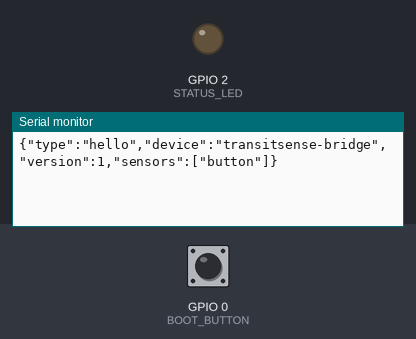
Recording of a sketch running on a simulated ESP32. Shown: output pins drawn as LEDs (lit = HIGH), the last lines printed to the serial monitor. The inputs (shaded band) are chosen by the test bench; at power-on: GPIO 0 (BOOT_BUTTON) HIGH.

Above: at 1.5 s.
1.6 s: GPIO 0 (BOOT_BUTTON) pulled LOW for 0.15 s
At 1.93 s:
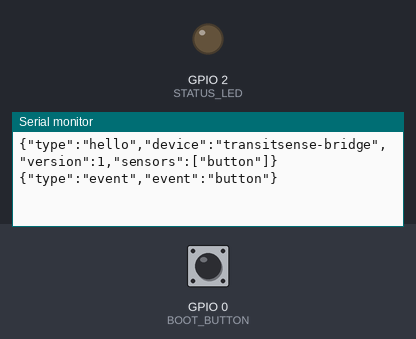
3.5 s: GPIO 0 (BOOT_BUTTON) pulled LOW for 1 s
At 5.5 s:
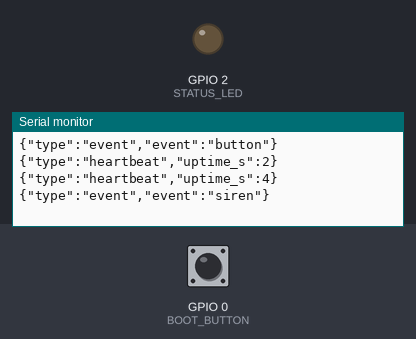
Timing chart, 0 to 7.0 s (numbered marks = the images above; inputs shaded):
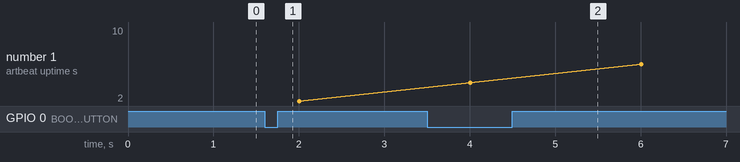

The sketch:

website_bridge.ino
```cpp
// TransitSense · Website bridge (USB serial)
// Connects an ESP32 to the TransitSense website through the browser's Web Serial API
// (Chrome or Edge on a computer): open the site, click "ESP32" in the header, pick the port.
// Board: "ESP32 Dev Module" (Arduino-ESP32 core 3.x) · Library: ArduinoJson 7
//
// Works on a bare ESP32 board:
//   BOOT button, short press -> runs the current demo's main action on the website
//   BOOT button, long press  -> dispatches the ambulance
//   Blue on-board LED         -> lights when the simulation needs attention: red warning (on),
//                                sensor fault or junction clearing (fast blink), ambulance green
//                                (on), garage full (blink), and a flash for every vehicle counted
// Optional sensors and outputs: set the switches below to 1 and wire them as in hardware/README.md.
//
// Protocol: one JSON object per line at 115200 baud.
//   ESP32 -> site: {"type":"hello"...} {"type":"event","event":"button"|"siren"|"approach"|"depart"|"vehicle"...}
//                  {"type":"fault","sensor":"lidar","active":true} {"type":"reading",...} {"type":"heartbeat"...}
//   site -> ESP32: {"cmd":"hello"} {"cmd":"flash","color":[r,g,b],"ms":200}
//                  {"cmd":"led","mode":"off|on|blink|fast","color":[r,g,b],"board":"off|on|blink|fast"}
//                  (mode/color drive the LED ring; board drives the single-colour on-board LED)

#define USE_NEOPIXEL 0   // WS2812B ring/strip on GPIO4 shows the LED colour
#define USE_TFMINI 0     // Benewake TFmini-S on GPIO16/17: approaching / departing vehicles
#define USE_QMC5883L 0   // QMC5883L (GY-271) on GPIO21/22: vehicle counting and class

#include <ArduinoJson.h>
#if USE_NEOPIXEL
#include <Adafruit_NeoPixel.h>
#endif
#if USE_QMC5883L
#include <Wire.h>
#endif

const int BOOT_BUTTON = 0, STATUS_LED = 2, PIXEL_PIN = 4, PIXEL_COUNT = 8;
const uint32_t LONG_PRESS_MS = 800, HEARTBEAT_MS = 2000, READING_MS = 250;

enum LedMode { LED_OFF, LED_ON, LED_BLINK, LED_FAST };
LedMode ledMode = LED_OFF, boardMode = LED_OFF;
uint8_t ledColor[3] = {0, 0, 0}, flashColor[3] = {255, 255, 255};
uint32_t flashUntil = 0, lastHeartbeat = 0, lastReading = 0;
#if USE_NEOPIXEL
Adafruit_NeoPixel pixels(PIXEL_COUNT, PIXEL_PIN, NEO_GRB + NEO_KHZ800);
#endif

// ---------- messages to the website ----------
void send(JsonDocument &doc) {
  serializeJson(doc, Serial);
  Serial.println();
}

void sendHello() {
  JsonDocument doc;
  doc["type"] = "hello";
  doc["device"] = "transitsense-bridge";
  doc["version"] = 1;
  JsonArray sensors = doc["sensors"].to<JsonArray>();
  sensors.add("button");
#if USE_TFMINI
  sensors.add("lidar");
#endif
#if USE_QMC5883L
  sensors.add("magnetometer");
#endif
  send(doc);
}

void sendEvent(const char *name) {
  JsonDocument doc;
  doc["type"] = "event";
  doc["event"] = name;
  send(doc);
}

// ---------- messages from the website ----------
void readColor(JsonVariantConst value, uint8_t *color) {
  JsonArrayConst rgb = value.as<JsonArrayConst>();
  if (rgb.size() == 3)
    for (int i = 0; i < 3; i++) color[i] = rgb[i].as<uint8_t>();
}

LedMode parseMode(const char *mode) {
  return !strcmp(mode, "on") ? LED_ON : !strcmp(mode, "blink") ? LED_BLINK : !strcmp(mode, "fast") ? LED_FAST : LED_OFF;
}

void handleCommand(const char *line) {
  JsonDocument doc;
  if (deserializeJson(doc, line)) return;
  const char *cmd = doc["cmd"] | "";
  if (!strcmp(cmd, "hello")) {
    sendHello();
  } else if (!strcmp(cmd, "led")) {
    ledMode = parseMode(doc["mode"] | "off");
    boardMode = parseMode(doc["board"] | (doc["mode"] | "off"));
    readColor(doc["color"], ledColor);
  } else if (!strcmp(cmd, "flash")) {
    readColor(doc["color"], flashColor);
    flashUntil = millis() + (doc["ms"] | 200);
  }
}

void readHost() {
  static char line[256];
  static size_t length = 0;
  while (Serial.available()) {
    char c = Serial.read();
    if (c == '\n' || c == '\r') {
      if (length) {
        line[length] = 0;
        handleCommand(line);
        length = 0;
      }
    } else if (length < sizeof(line) - 1) {
      line[length++] = c;
    }
  }
}

// ---------- outputs ----------
bool isLit(LedMode mode, uint32_t now) {
  return mode == LED_ON || (mode == LED_BLINK && (now / 400) % 2 == 0) || (mode == LED_FAST && (now / 120) % 2 == 0);
}

void showLed() {
  static int lastState = -1;
  uint32_t now = millis();
  bool flashing = now < flashUntil;
  const uint8_t *color = flashing ? flashColor : ledColor;
  bool lit = flashing || isLit(ledMode, now), boardLit = flashing || isLit(boardMode, now);
  int state = (lit ? (color[0] << 16 | color[1] << 8 | color[2]) : 0) * 2 + boardLit;
  if (state == lastState) return;
  lastState = state;
  digitalWrite(STATUS_LED, boardLit ? HIGH : LOW);
#if USE_NEOPIXEL
  pixels.fill(lit ? pixels.Color(color[0], color[1], color[2]) : 0);
  pixels.show();
#endif
}

// ---------- BOOT button ----------
void readButton() {
  static bool wasDown = false, longSent = false;
  static uint32_t downAt = 0;
  bool down = digitalRead(BOOT_BUTTON) == LOW;
  uint32_t now = millis();
  if (down && !wasDown) { downAt = now; longSent = false; }
  if (down && !longSent && now - downAt >= LONG_PRESS_MS) { longSent = true; sendEvent("siren"); }
  if (!down && wasDown && !longSent && now - downAt >= 30) sendEvent("button");
  wasDown = down;
}

// ---------- optional: TFmini-S LiDAR ----------
#if USE_TFMINI
const int LIDAR_RX = 16, LIDAR_TX = 17;
const float MOVING_MS = 0.8;   // closing (+) or opening (-) speed that counts as moving
uint32_t lastLidarFrame = 0, lastDistanceTime = 0;
uint16_t lastDistance = 0, currentDistance = 0;
float smoothedSpeed = 0;
int motion = 0;                // 1 approaching, -1 departing, 0 steady
bool lidarFault = false;

bool readLidar(uint16_t &distanceCm, uint16_t &strength) {
  while (Serial2.available() >= 9) {
    if (Serial2.read() != 0x59 || Serial2.peek() != 0x59) continue;
    uint8_t frame[9] = {0x59};
    Serial2.readBytes(frame + 1, 8);
    uint8_t sum = 0;
    for (int i = 0; i < 8; i++) sum += frame[i];
    if (sum != frame[8]) continue;
    distanceCm = frame[2] | (frame[3] << 8);
    strength = frame[4] | (frame[5] << 8);
    return true;
  }
  return false;
}

void updateLidar() {
  uint16_t distance, strength;
  uint32_t now = millis();
  if (readLidar(distance, strength)) {
    lastLidarFrame = now;
    bool valid = strength >= 100 && strength != 65535 && distance > 0 && distance < 1100;
    if (valid && lastDistanceTime) {
      float dt = (now - lastDistanceTime) / 1000.0;
      if (dt > 0) smoothedSpeed = 0.8 * smoothedSpeed + 0.2 * ((lastDistance - (float)distance) / 100.0 / dt);
    }
    if (valid) { lastDistance = distance; lastDistanceTime = now; currentDistance = distance; }
    else { lastDistanceTime = 0; smoothedSpeed = 0; currentDistance = 0; }
    int next = smoothedSpeed > MOVING_MS ? 1 : smoothedSpeed < -MOVING_MS ? -1 : 0;
    if (next != motion && next != 0) sendEvent(next > 0 ? "approach" : "depart");
    motion = next;
  }
  bool fault = now - lastLidarFrame > 500;
  if (fault != lidarFault) {
    lidarFault = fault;
    JsonDocument doc;
    doc["type"] = "fault";
    doc["sensor"] = "lidar";
    doc["active"] = fault;
    send(doc);
  }
}
#endif

// ---------- optional: QMC5883L magnetometer ----------
#if USE_QMC5883L
const uint8_t QMC_ADDR = 0x0D;
float baseX = 0, baseY = 0, baseZ = 0, deviation = 0, eventPeak = 0;
bool magReady = false, inVehicle = false;
uint32_t eventStart = 0, quietSince = 0;

void writeRegister(uint8_t reg, uint8_t value) {
  Wire.beginTransmission(QMC_ADDR);
  Wire.write(reg);
  Wire.write(value);
  Wire.endTransmission();
}

bool readField(float &x, float &y, float &z) {
  Wire.beginTransmission(QMC_ADDR);
  Wire.write(0x06);
  if (Wire.endTransmission(false) != 0 || Wire.requestFrom(QMC_ADDR, (uint8_t)1) != 1) return false;
  if (!(Wire.read() & 0x01)) return false;
  Wire.beginTransmission(QMC_ADDR);
  Wire.write(0x00);
  if (Wire.endTransmission(false) != 0 || Wire.requestFrom(QMC_ADDR, (uint8_t)6) != 6) return false;
  int16_t raw[3];
  for (int i = 0; i < 3; i++) {
    uint8_t low = Wire.read();
    uint8_t high = Wire.read();
    raw[i] = (int16_t)(low | (high << 8));
  }
  x = raw[0] / 12.0;  // milligauss at ±2 gauss
  y = raw[1] / 12.0;
  z = raw[2] / 12.0;
  return true;
}

void updateMagnetometer() {
  float x, y, z;
  if (!readField(x, y, z)) return;
  if (!magReady) { baseX = x; baseY = y; baseZ = z; magReady = true; return; }
  float dx = x - baseX, dy = y - baseY, dz = z - baseZ;
  deviation = sqrtf(dx * dx + dy * dy + dz * dz);
  uint32_t now = millis();
  if (!inVehicle) {
    baseX += 0.002 * dx; baseY += 0.002 * dy; baseZ += 0.002 * dz;
    if (deviation > 15) { inVehicle = true; eventStart = now; eventPeak = deviation; quietSince = 0; }
  } else {
    eventPeak = max(eventPeak, deviation);
    if (deviation < 8) {
      if (!quietSince) quietSince = now;
      if (now - quietSince >= 150) {
        inVehicle = false;
        float seconds = (quietSince - eventStart) / 1000.0;
        JsonDocument doc;
        doc["type"] = "event";
        doc["event"] = "vehicle";
        doc["class"] = eventPeak < 40 && seconds < 0.35 ? "two-wheeler" : (eventPeak > 150 || seconds > 1.0) ? "truck" : "car";
        doc["peak_mg"] = round(eventPeak * 10) / 10.0;
        doc["duration_s"] = round(seconds * 100) / 100.0;
        send(doc);
      }
    } else {
      quietSince = 0;
    }
  }
}
#endif

void setup() {
  Serial.begin(115200);
  pinMode(BOOT_BUTTON, INPUT_PULLUP);
  pinMode(STATUS_LED, OUTPUT);
#if USE_NEOPIXEL
  pixels.begin();
  pixels.setBrightness(120);
#endif
#if USE_TFMINI
  Serial2.begin(115200, SERIAL_8N1, LIDAR_RX, LIDAR_TX);
#endif
#if USE_QMC5883L
  Wire.begin(21, 22);
  writeRegister(0x0B, 0x01);
  writeRegister(0x09, 0x09);  // continuous, 100 Hz, ±2 gauss
#endif
  delay(300);
  sendHello();
}

void loop() {
  readHost();
  readButton();
#if USE_TFMINI
  updateLidar();
#endif
#if USE_QMC5883L
  updateMagnetometer();
#endif
  uint32_t now = millis();
  if (now - lastReading >= READING_MS) {
    lastReading = now;
#if USE_TFMINI
    if (currentDistance) {
      JsonDocument doc;
      doc["type"] = "reading";
      doc["sensor"] = "lidar";
      doc["distance_cm"] = currentDistance;
      send(doc);
    }
#endif
#if USE_QMC5883L
    if (magReady) {
      JsonDocument doc;
      doc["type"] = "reading";
      doc["sensor"] = "magnetometer";
      doc["deviation_mg"] = round(deviation * 10) / 10.0;
      send(doc);
    }
#endif
  }
  if (now - lastHeartbeat >= HEARTBEAT_MS) {
    lastHeartbeat = now;
    JsonDocument doc;
    doc["type"] = "heartbeat";
    doc["uptime_s"] = now / 1000;
    send(doc);
  }
  showLed();
  delay(2);
}
```

Measured:
- after the input at 1.6 s, the serial monitor: prints a new line after 0.15 s (image 1)
- after the input at 3.5 s, the serial monitor: prints a new line after 0.80 s (image 2)
